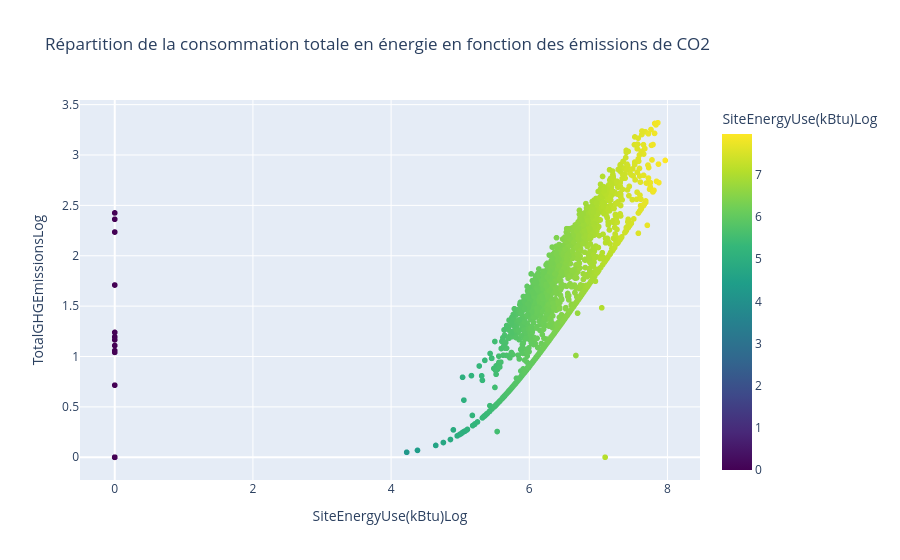

Notebook source saved alongside this figure:
### Code cell
fig = px.scatter(data,
                 y="TotalGHGEmissionsLog",
                 x="SiteEnergyUse(kBtu)Log",
                 title = "Répartition de la consommation totale en énergie en fonction des émissions de CO2",
                 color = "SiteEnergyUse(kBtu)Log",
                color_continuous_scale=px.colors.sequential.Viridis)
fig.show()

### Figure 1 — Plotly figure (JSON) as saved in the notebook; plotly's stock layout.template omitted (floating-point values rounded to 4 significant figures; data arrays with more than 128 entries replaced by an {"elided": "..."} marker saying what was removed)
{"data": [{"hovertemplate": "SiteEnergyUse(kBtu)Log=%{marker.color}<br>TotalGHGEmissionsLog=%{y}<extra></extra>", "legendgroup": "", "marker": {"color": {"elided": "1650 float values"}, "coloraxis": "coloraxis", "symbol": "circle"}, "mode": "markers", "name": "", "showlegend": false, "type": "scattergl", "x": {"elided": "1650 float values"}, "xaxis": "x", "y": {"elided": "1650 float values"}, "yaxis": "y"}], "layout": {"coloraxis": {"colorbar": {"title": {"text": "SiteEnergyUse(kBtu)Log"}}, "colorscale": [[0, "#440154"], [0.1111, "#482878"], [0.2222, "#3e4989"], [0.3333, "#31688e"], [0.4444, "#26828e"], [0.5556, "#1f9e89"], [0.6667, "#35b779"], [0.7778, "#6ece58"], [0.8889, "#b5de2b"], [1, "#fde725"]]}, "legend": {"tracegroupgap": 0}, "title": {"text": "Répartition de la consommation totale en énergie en fonction des émissions de CO2"}, "xaxis": {"anchor": "y", "domain": [0, 1], "title": {"text": "SiteEnergyUse(kBtu)Log"}}, "yaxis": {"anchor": "x", "domain": [0, 1], "title": {"text": "TotalGHGEmissionsLog"}}}}
